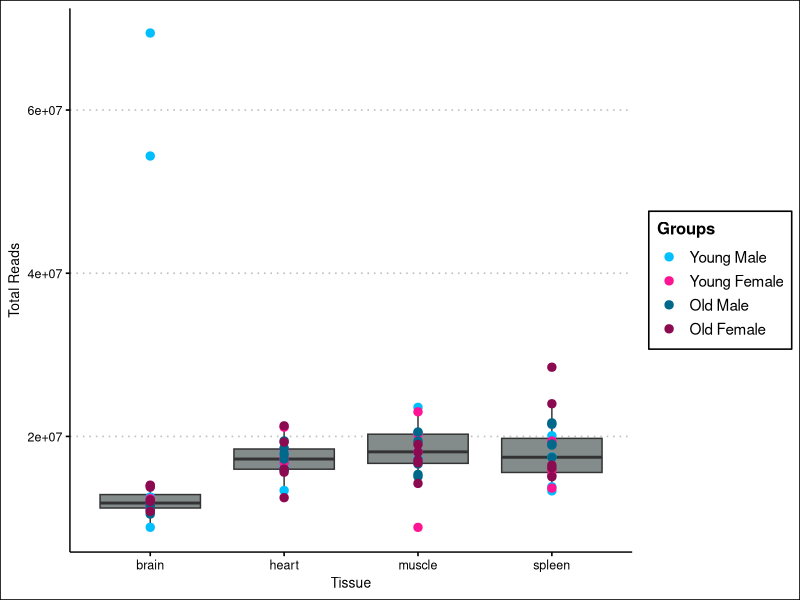
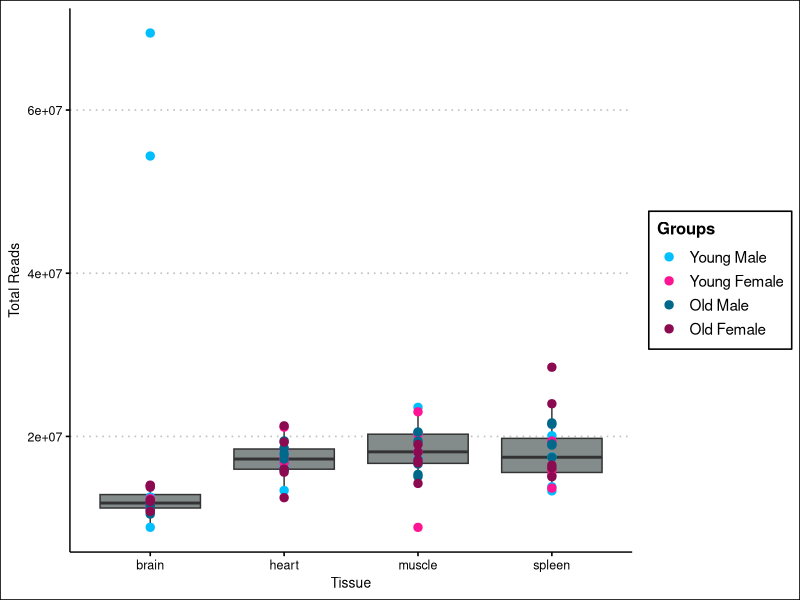

R code for these plots, in order:
# set working directory
setwd("/Users/alanx/Downloads/fastqc_raw/multiqc_data")

# load library
library(ggplot2)
library(ggthemes)
library(scales)
library(gtools)

# Read in Multiqc Report
df <- read.table("multiqc_fastqc.txt", sep = "\t", header = TRUE)
df <- df[mixedorder(df$Sample),]
df <- df[seq(1,nrow(df), by = 2), ]
df$tissue <- "brain"
df$tissue[grepl("Heart", df$Sample)] <- "heart"
df$tissue[grepl("muscle", df$Sample)] <- "muscle"
df$tissue[grepl("spleen", df$Sample)] <- "spleen"
df$group <- c(rep("Young Male", 5), rep("Young Female", 5), rep("Old Male", 5), rep("Old Female", 5),
              rep("Young Male", 5), rep("Young Female", 5), rep("Old Male", 5), rep("Old Female", 5),
              rep("Young Male", 5), rep("Young Female", 4), rep("Old Male", 5), rep("Old Female", 5),
              rep("Young Male", 5), rep("Young Female", 4), rep("Old Male", 5), rep("Old Female", 5))

ggplot(df, aes(x= tissue, y= Total.Sequences)) +
  geom_boxplot(fill = "azure4") +
  theme_clean() +
  xlab("Tissue") +
  ylab("Total Reads") +
  geom_point(aes(color = factor(df$group, levels = c("Young Male", "Young Female",
                                                     "Old Male", "Old Female"))),
             size = 2.5) +
  scale_color_manual("Groups", values = c("deepskyblue", "deeppink", "deepskyblue4", "deeppink4"))
  

ggsave(paste0(Sys.Date(), "_length.pdf"), width = 15, height = 12)
